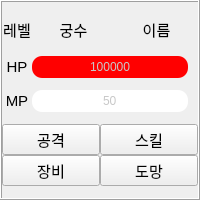
       <widget class="QFrame" name="frame_2">
        <property name="sizePolicy">
         <sizepolicy hsizetype="Expanding" vsizetype="Preferred">
          <horstretch>0</horstretch>
          <verstretch>0</verstretch>
         </sizepolicy>
        </property>
        <property name="minimumSize">
         <size>
          <width>180</width>
          <height>200</height>
         </size>
        </property>
        <property name="maximumSize">
         <size>
          <width>16777215</width>
          <height>200</height>
         </size>
        </property>
        <property name="frameShape">
         <enum>QFrame::Box</enum>
        </property>
        <property name="frameShadow">
         <enum>QFrame::Raised</enum>
        </property>
        <layout class="QGridLayout" name="gridLayout_5">
         <property name="leftMargin">
          <number>0</number>
         </property>
         <property name="topMargin">
          <number>0</number>
         </property>
         <property name="rightMargin">
          <number>0</number>
         </property>
         <property name="bottomMargin">
          <number>0</number>
         </property>
         <property name="spacing">
          <number>0</number>
         </property>
         <item row="2" column="0">
          <layout class="QHBoxLayout" name="horizontalLayout_5">
           <property name="spacing">
            <number>0</number>
           </property>
           <property name="rightMargin">
            <number>10</number>
           </property>
           <item>
            <widget class="QLabel" name="mp_2">
             <property name="sizePolicy">
              <sizepolicy hsizetype="Preferred" vsizetype="Preferred">
               <horstretch>0</horstretch>
               <verstretch>0</verstretch>
              </sizepolicy>
             </property>
             <property name="minimumSize">
              <size>
               <width>30</width>
               <height>0</height>
              </size>
             </property>
             <property name="font">
              <font>
               <pointsize>11</pointsize>
              </font>
             </property>
             <property name="text">
              <string>MP</string>
             </property>
             <property name="scaledContents">
              <bool>true</bool>
             </property>
             <property name="alignment">
              <set>Qt::AlignCenter</set>
             </property>
            </widget>
           </item>
           <item>
            <widget class="QProgressBar" name="mp_archer">
             <property name="styleSheet">
              <string notr="true">QProgressBar{
  background-color: rgb(255, 255, 255);
  color:rgb(200,200,200);
  border-style: none;
  border-bottom-right-radius: 10px;
  border-bottom-left-radius: 10px;
  border-top-right-radius: 10px;
  border-top-left-radius: 10px;
  text-align: center;}
QProgressBar::chunk{
 border-bottom-right-radius: 10px;
 border-bottom-left-radius: 10px;
 border-top-right-radius: 10px;
 border-top-left-radius: 10px;
background-color: rgb(0, 0, 255);
 }</string>
             </property>
             <property name="maximum">
              <number>999999999</number>
             </property>
             <property name="value">
              <number>50</number>
             </property>
             <property name="textDirection">
              <enum>QProgressBar::TopToBottom</enum>
             </property>
             <property name="format">
              <string>%v</string>
             </property>
            </widget>
           </item>
          </layout>
         </item>
         <item row="1" column="0">
          <layout class="QHBoxLayout" name="horizontalLayout_6">
           <property name="spacing">
            <number>0</number>
           </property>
           <property name="rightMargin">
            <number>10</number>
           </property>
           <item>
            <widget class="QLabel" name="hp_2">
             <property name="sizePolicy">
              <sizepolicy hsizetype="Preferred" vsizetype="Preferred">
               <horstretch>0</horstretch>
               <verstretch>0</verstretch>
              </sizepolicy>
             </property>
             <property name="minimumSize">
              <size>
               <width>30</width>
               <height>0</height>
              </size>
             </property>
             <property name="font">
              <font>
               <pointsize>11</pointsize>
              </font>
             </property>
             <property name="text">
              <string>HP</string>
             </property>
             <property name="scaledContents">
              <bool>true</bool>
             </property>
             <property name="alignment">
              <set>Qt::AlignCenter</set>
             </property>
            </widget>
           </item>
           <item>
            <widget class="QProgressBar" name="hp_archer">
             <property name="styleSheet">
              <string notr="true">QProgressBar{
  background-color: rgb(255, 255, 255);
  color:rgb(200,200,200);
  border-style: none;
  border-bottom-right-radius: 10px;
  border-bottom-left-radius: 10px;
  border-top-right-radius: 10px;
  border-top-left-radius: 10px;
  text-align: center;}
QProgressBar::chunk{
 border-bottom-right-radius: 10px;
 border-bottom-left-radius: 10px;
 border-top-right-radius: 10px;
 border-top-left-radius: 10px;
 background-color: rgb(255, 0, 0);
 }</string>
             </property>
             <property name="maximum">
              <number>999999999</number>
             </property>
             <property name="value">
              <number>12423423</number>
             </property>
             <property name="textDirection">
              <enum>QProgressBar::TopToBottom</enum>
             </property>
             <property name="format">
              <string>%v</string>
             </property>
            </widget>
           </item>
          </layout>
         </item>
         <item row="0" column="0">
          <layout class="QHBoxLayout" name="horizontalLayout_7">
           <property name="spacing">
            <number>0</number>
           </property>
           <item>
            <widget class="QLabel" name="lv_archer">
             <property name="minimumSize">
              <size>
               <width>30</width>
               <height>0</height>
              </size>
             </property>
             <property name="maximumSize">
              <size>
               <width>30</width>
               <height>30</height>
              </size>
             </property>
             <property name="font">
              <font>
               <pointsize>11</pointsize>
              </font>
             </property>
             <property name="text">
              <string>레벨</string>
             </property>
             <property name="alignment">
              <set>Qt::AlignCenter</set>
             </property>
            </widget>
           </item>
           <item>
            <widget class="QLabel" name="archer">
             <property name="maximumSize">
              <size>
               <width>16777215</width>
               <height>30</height>
              </size>
             </property>
             <property name="font">
              <font>
               <pointsize>11</pointsize>
              </font>
             </property>
             <property name="text">
              <string>궁수</string>
             </property>
             <property name="alignment">
              <set>Qt::AlignCenter</set>
             </property>
            </widget>
           </item>
           <item>
            <widget class="QLabel" name="name_archer">
             <property name="maximumSize">
              <size>
               <width>16777215</width>
               <height>30</height>
              </size>
             </property>
             <property name="font">
              <font>
               <pointsize>11</pointsize>
              </font>
             </property>
             <property name="text">
              <string>이름</string>
             </property>
             <property name="alignment">
              <set>Qt::AlignCenter</set>
             </property>
            </widget>
           </item>
          </layout>
         </item>
         <item row="3" column="0">
          <layout class="QGridLayout" name="gridLayout_6">
           <property name="spacing">
            <number>0</number>
           </property>
           <item row="0" column="1">
            <widget class="QPushButton" name="pb_skill_archer">
             <property name="font">
              <font>
               <pointsize>11</pointsize>
              </font>
             </property>
             <property name="text">
              <string>스킬</string>
             </property>
            </widget>
           </item>
           <item row="0" column="0">
            <widget class="QPushButton" name="pb_atk_archer">
             <property name="font">
              <font>
               <pointsize>11</pointsize>
              </font>
             </property>
             <property name="text">
              <string>공격</string>
             </property>
            </widget>
           </item>
           <item row="1" column="0">
            <widget class="QPushButton" name="pb_equip_archer">
             <property name="font">
              <font>
               <pointsize>11</pointsize>
              </font>
             </property>
             <property name="text">
              <string>장비</string>
             </property>
            </widget>
           </item>
           <item row="1" column="1">
            <widget class="QPushButton" name="pb_run_archer">
             <property name="font">
              <font>
               <pointsize>11</pointsize>
              </font>
             </property>
             <property name="text">
              <string>도망</string>
             </property>
            </widget>
           </item>
          </layout>
         </item>
        </layout>
       </widget>
